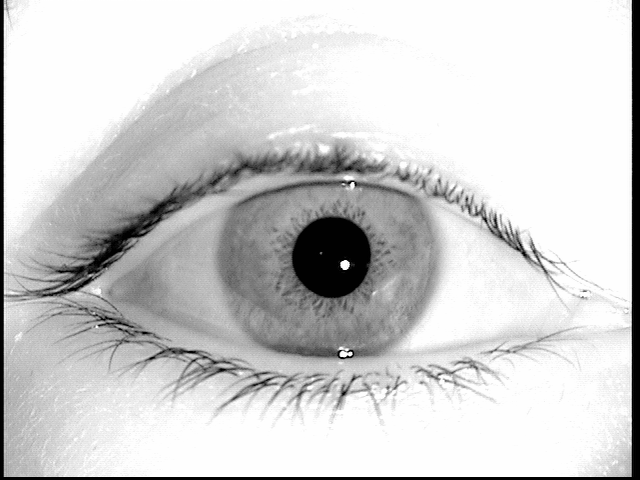
#> input picture assignment_2/Dataset/u07001s0001_ir1.bmp, 640 x 480 px; its folder holds only this picture in this run
$ python assignment2.py
#> lines starting #> are read from the running program, lines starting #| are printed output that depends on the picture; after the words box and inside, x2 and y2 are one past the last pixel; in counts of white or black regions, pixels touching at a corner belong together
import glob
import cv2
import numpy as np
import copy
from matplotlib import pyplot as plt
import os

def saveAsImage(name, img):
    path = os.getcwd() + "/result"
    if (not os.path.isdir('./result')):
        #creating fodler
        try:
            os.mkdir(os.getcwd() + "/result")
        except OSError:
            print ("Creation of the directory %s failed" % path)
        else:
            print ("Successfully created the directory %s " % path)
    #saving as images
    for i in range(len(img)):
        filename = path + "/" + name + "_" + str(i) + ".bmp"
        cv2.imwrite(filename, img[i])

#Display method for images
def displayImages(img):
    #iterates all the images
    count: int = 1
    for i in img:
        cv2.imshow(str(count), mat=i)
        count+=1
    if cv2.waitKey(0) and 0xff == 27:
        cv2.destroyAllWindows()

#draw circle to images
def drawCircle(img, circles):
    #if drawing is not possible gives error
    if circles is None:
        print("No circles found")
    else:
        #converts radius and x, y coordinates to
        #integer values
        circles = np.round(circles[0, :]).astype("int")

        #draw the circles
        for (x, y, r) in circles:
            cv2.circle(img, (x, y), r, (255, 255, 255), 4)

    return img

def getPupil(img):
    images = []
    #iterates list of image
    for i in img:
        #creates copy of original image
        copyImage = copy.deepcopy(i)

        #applying threshold
        retval, thresholded = cv2.threshold(i, 30, 255, cv2.THRESH_BINARY)

        #creates morphological mask
        kernel = cv2.getStructuringElement(cv2.MORPH_RECT, (10, 10))
        #first dilate than erode the image
        newImg = cv2.erode(cv2.dilate(thresholded, kernel, iterations=1), kernel, iterations=1)

        #applying blur
        newImg = cv2.GaussianBlur(newImg, (13, 13), 0)

        #thresholding again
        retval, thresholded = cv2.threshold(newImg, 30, 255, cv2.THRESH_BINARY)

        #again first dilate than erode the image
        newImg = cv2.erode(cv2.dilate(thresholded, kernel, iterations=1), kernel, iterations=1)

        #detecting edges
        newImg = cv2.Canny(newImg, threshold1=retval/2, threshold2=retval)

        #creating circles using hough transformation method
        circles = cv2.HoughCircles(newImg, cv2.HOUGH_GRADIENT, 1, 50,
            param1=30, param2=15, minRadius=10, maxRadius=70)

        #calling drawing circle method
        #and appeding to new image list
        images.append(drawCircle(copyImage, circles))

    return images

def getIris(img):
    images = []
    for i in img:
        #creates copy of original image
        copyImage = copy.deepcopy(i)

        #creates morphological mask
        kernel = cv2.getStructuringElement(cv2.MORPH_ELLIPSE, (10, 10))

        #applying threshold
        retval, thresholded = cv2.threshold(i, 110, 255, cv2.THRESH_BINARY + cv2.THRESH_OTSU)

        #first dilate than erode the image
        newImg1 = cv2.erode(cv2.dilate(thresholded, kernel, iterations=1), kernel, iterations=1)

        #detect edges
        newImg = cv2.Canny(newImg1, 5, 70, 3)

        #apply some blurs
        newImg =  cv2.GaussianBlur(newImg, (7, 7), 1)

        #creating circles using hough transformation method
        circles = cv2.HoughCircles(newImg, cv2.HOUGH_GRADIENT, 2, 100.0,
                                        param1=30, param2=15, minRadius=111, maxRadius=112)
        #calling drawing circle method
        #and appeding to new image list
        images.append(drawCircle(copyImage, circles))

    return images

def getEyeLid(img):
    images = []
    for i in img:
        #creates copy of original image
        copyImage = copy.deepcopy(i)

        #creates morphological mask
        kernel = cv2.getStructuringElement(cv2.MORPH_RECT, (15, 15))
        #dilate the image
        newImg = cv2.dilate(cv2.erode(i, kernel, iterations=1), kernel, iterations=1)

        #apply bluring
        newImg =  cv2.GaussianBlur(newImg, (7, 7), 1)
        #new creates morphological mask
        kernel = cv2.getStructuringElement(cv2.MORPH_ELLIPSE, (3, 3))
        #dilate the image
        newImg = cv2.dilate(newImg, kernel, iterations=1)

        #apply bluring again
        newImg =  cv2.GaussianBlur(newImg, (3, 3), 1)

        #apply more bluring again
        newImg = cv2.medianBlur(newImg, 3)

        #new creates morphological mask
        kernel = cv2.getStructuringElement(cv2.MORPH_ELLIPSE, (5, 5))
        #dilate the image
        newImg = cv2.dilate(newImg, kernel, iterations=1)

        #detect edges
        newImg = cv2.Canny(newImg, 20, 70, 11)

        #creating circles using hough transformation method
        circles = cv2.HoughCircles(newImg, cv2.HOUGH_GRADIENT, 2, 200.0,
                                      param1=15, param2=30, minRadius=278, maxRadius=298)

        #calling drawing circle method
        #and appeding to new image list
        images.append(drawCircle(copyImage, circles))

    return images

def main():
    #Reading all images, and creates array of readed images as BGR
    images = [cv2.imread(file) for file in glob.glob("Dataset/*.bmp")]
#> images = 1 item
    gray = [cv2.cvtColor(i, cv2.COLOR_BGR2GRAY) for i in images]
#> gray = 1 item

    #getting only pupil
    pupil = getPupil(gray)
#> the loop in getPupil, `for i in img:` made 1 pass
#> after the loop in getPupil, `for i in img:`:
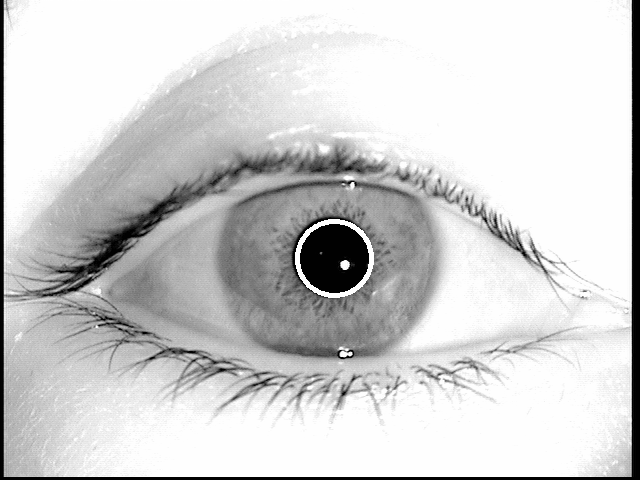
#> copyImage: shape (480, 640); min 0, max 255, mean 208.5
#> after the loop in getPupil, `for i in img:`: newImg: shape (480, 640); 0.1% white in thin lines or dots, all inside (x1, y1, x2, y2) = (297, 222, 369, 296)
#> after the loop in getPupil, `for i in img:`:
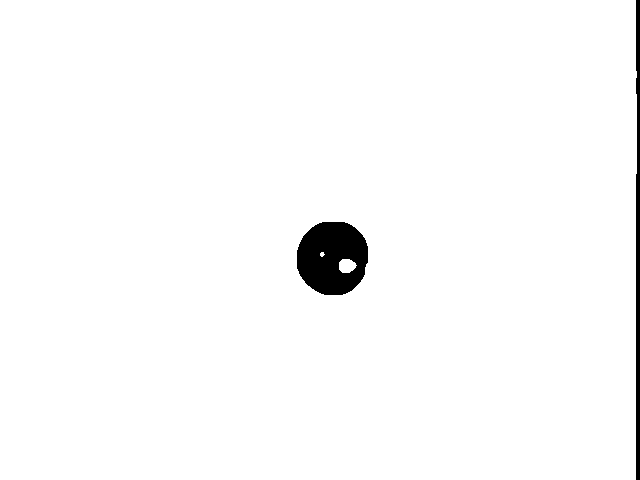
#> thresholded: shape (480, 640); 98.1% white; 2 black regions, box (x1, y1, x2, y2) and area: (297, 222, 368, 295) 4007, (636, 0, 640, 480) 1833
#> pupil = 1 item
    displayImages(pupil)
#> the loop in displayImages, `for i in img:` made 1 pass
#> count on pass 1: 2
#> after the loop in displayImages, `for i in img:`: count = 2
#> (key Esc is pressed here)

    #getting only iris
    iris = getIris(gray)
#> the loop in getIris, `for i in img:` made 1 pass
#> retval on pass 1: 173
#> pass 1, in getIris, `retval, thresholded = cv2.threshold(i, 110, 255, cv2.THRESH_BINARY + c..`:
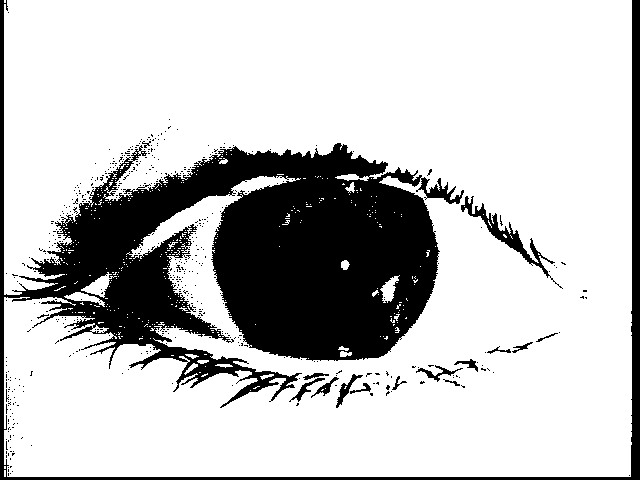
#> thresholded: shape (480, 640); 77.1% white; 490 black regions (475 under 20 px), largest, box (x1, y1, x2, y2) and area: (0, 0, 640, 480) 67112, (461, 196, 563, 289) 1103, (336, 374, 363, 408) 212
#> after the loop in getIris, `for i in img:`: images = 1 item
#> iris = 1 item
    displayImages(iris)
#> the loop in displayImages (call 2), `for i in img:` made 1 pass
#> (key Enter is pressed here)

    #getting only eyelid
    eyeLid = getEyeLid(gray)
#> the loop in getEyeLid, `for i in img:` made 1 pass
#> pass 1, in getEyeLid, `newImg = cv2.dilate(newImg, kernel, iterations=1)`:
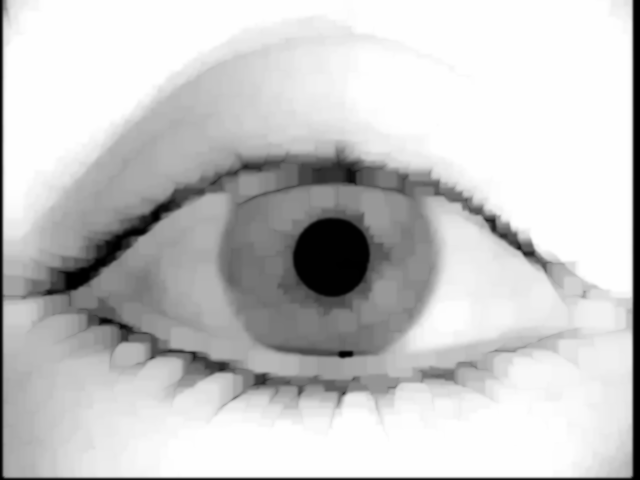
#> newImg: shape (480, 640); min 0, max 254, mean 199.8
#> after the loop in getEyeLid, `for i in img:`:
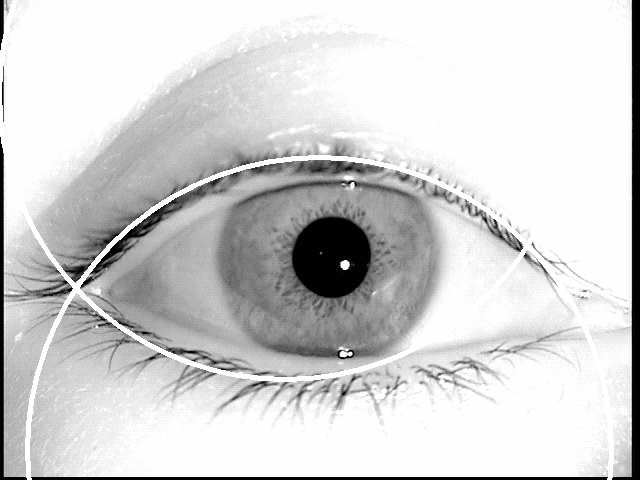
#> copyImage: shape (480, 640); min 0, max 255, mean 210.2
#> after the loop in getEyeLid, `for i in img:`:
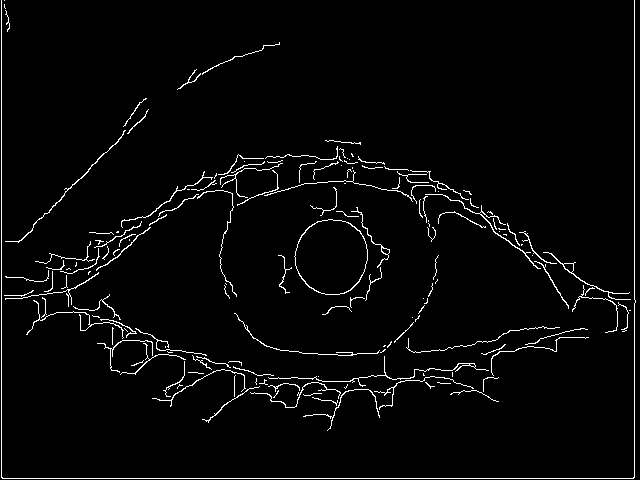
#> newImg: shape (480, 640); 3% white in thin lines or dots
#> eyeLid = 1 item
    displayImages(eyeLid)

    #all three combined single image
    combined = [i + j + k - l - l for i, j, k, l in zip(pupil, iris, eyeLid, gray)]
#> combined = 1 item
    displayImages(combined)
#> the loop in displayImages (call 4), `for i in img:` made 1 pass
#> pass 1, in displayImages (call 4), `cv2.imshow(str(count), mat=i)`:
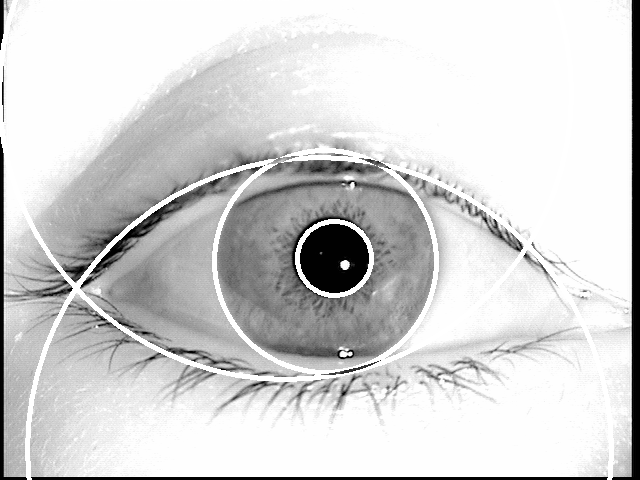
#> window '1': shape (480, 640); min 0, max 255, mean 211.7
#> after the loop in displayImages (call 4), `for i in img:`: count = 2

    #saving images
    saveAsImage("pupil", pupil)
#> the loop in saveAsImage, `for i in range(len(img)):` made 1 pass
    saveAsImage("iris", iris)
#> the loop in saveAsImage (call 2), `for i in range(len(img)):` made 1 pass
    saveAsImage("eyelid", eyeLid)
    saveAsImage("combined", combined)


if __name__ == "__main__":
    main()

'''
    Comment Section

    In this assignment, while I researching, I learned a lot.
    I saw different techniques. For example, using machine learning
    and image processing, they were detecting points around the face
    and eyes. They were clearly getting X and Y point around eyelid.
    In addtion, they can draw line when they connect the point

    For my approach, I mainly used thresholding, morphological
    transformation and edge detecting. Using these methods, I was
    able to get eyelid 9/10 (one case was problematic, I could reduce
    the line). I was successfully get iris and pupil 10/10.
'''

$ run again, on assignment_2/Dataset/u07005s0001_ir1.bmp
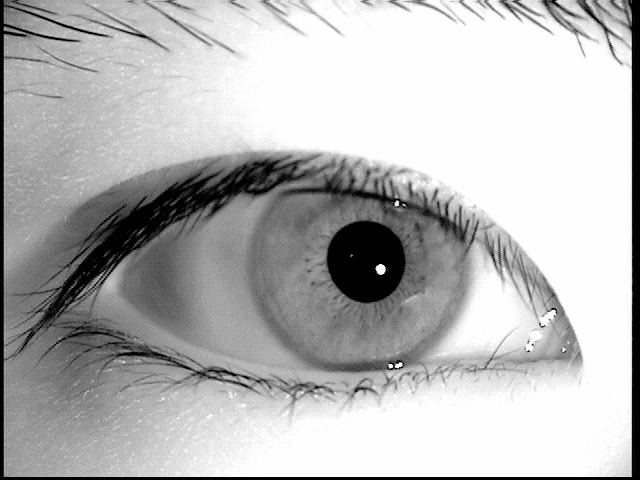
#> input picture assignment_2/Dataset/u07005s0001_ir1.bmp, 640 x 480 px
#> in main, `images = [cv2.imread(file) for file in glob.glob("Dataset/*.bmp")]`: images = 1 item
#> the loop in getPupil, `for i in img:` made 1 pass
#> after the loop in getPupil, `for i in img:`:
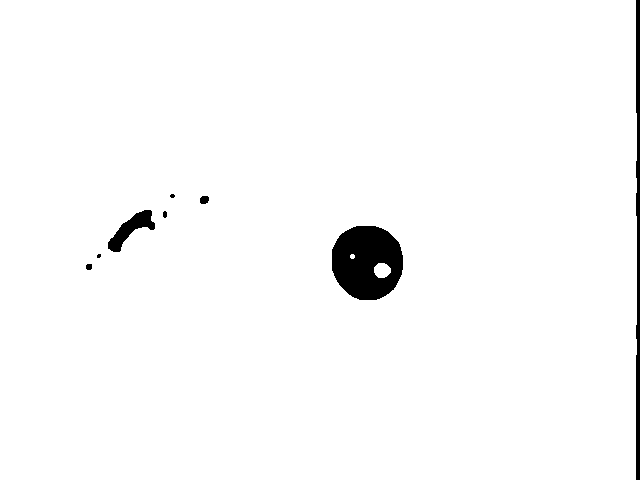
#> thresholded: shape (480, 640); 97.8% white; 8 black regions (2 under 20 px), largest, box (x1, y1, x2, y2) and area: (332, 226, 403, 300) 4039, (636, 0, 640, 480) 1732, (108, 210, 155, 252) 754, (200, 196, 209, 204) 62, (86, 264, 92, 270) 33, (163, 211, 167, 218) 24
#> the loop in displayImages, `for i in img:` made 1 pass
#> count on pass 1: 2
#> after the loop in displayImages, `for i in img:`: count = 2
#> the loop in getIris, `for i in img:` made 1 pass
#> retval on pass 1: 171
#> after the loop in getIris, `for i in img:`: images = 1 item
#> the loop in displayImages (call 2), `for i in img:` made 1 pass
#> the loop in getEyeLid, `for i in img:` made 1 pass
#> the loop in displayImages (call 4), `for i in img:` made 1 pass
#> pass 1, in displayImages (call 4), `cv2.imshow(str(count), mat=i)`:
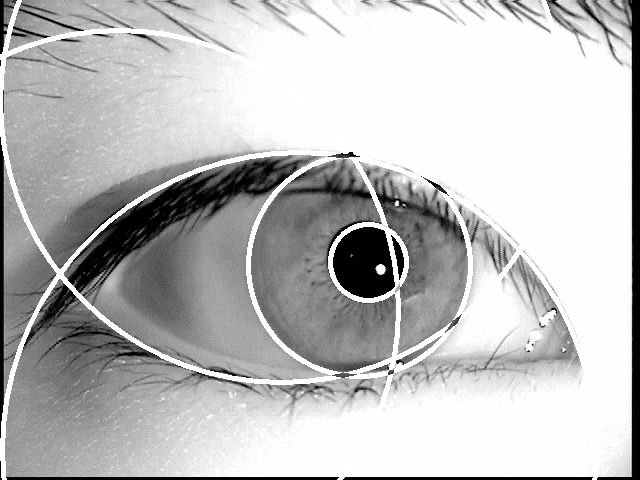
#> window '1': shape (480, 640); min 0, max 255, mean 189.3
#> after the loop in displayImages (call 4), `for i in img:`: count = 2
#> the loop in saveAsImage, `for i in range(len(img)):` made 1 pass
#> the loop in saveAsImage (call 2), `for i in range(len(img)):` made 1 pass

$ run again, on assignment_2/Dataset/u07007s0001_ir1.bmp
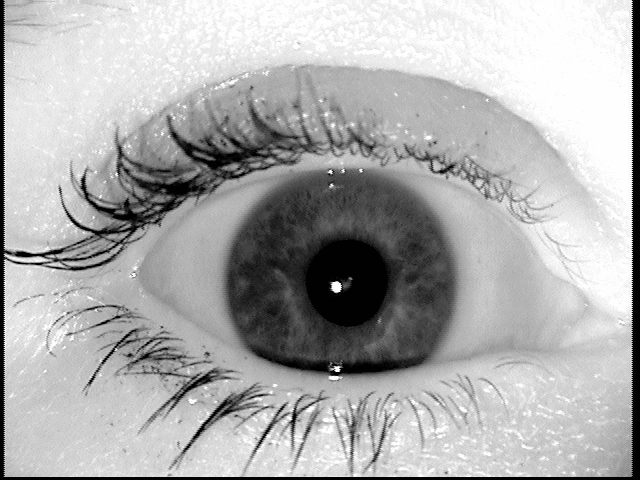
#> input picture assignment_2/Dataset/u07007s0001_ir1.bmp, 640 x 480 px
#> in main, `images = [cv2.imread(file) for file in glob.glob("Dataset/*.bmp")]`: images = 1 item
#> the loop in getPupil, `for i in img:` made 1 pass
#> the loop in displayImages, `for i in img:` made 1 pass
#> count on pass 1: 2
#> after the loop in displayImages, `for i in img:`: count = 2
#> the loop in getIris, `for i in img:` made 1 pass
#> retval on pass 1: 131
#> after the loop in getIris, `for i in img:`: images = 1 item
#> the loop in displayImages (call 2), `for i in img:` made 1 pass
#> the loop in getEyeLid, `for i in img:` made 1 pass
#> the loop in displayImages (call 4), `for i in img:` made 1 pass
#> pass 1, in displayImages (call 4), `cv2.imshow(str(count), mat=i)`:
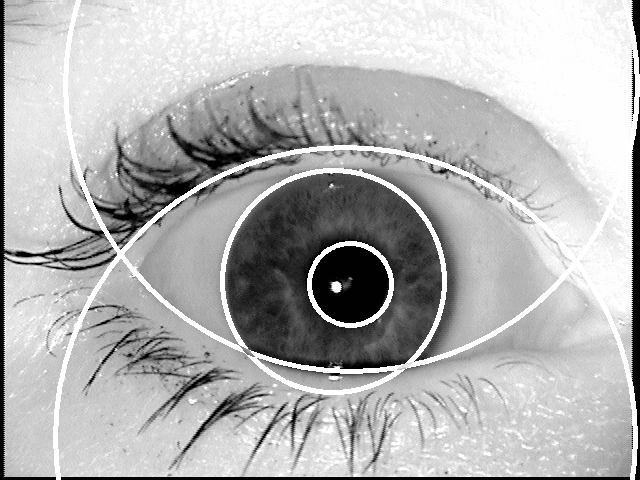
#> window '1': shape (480, 640); min 0, max 255, mean 179.8
#> after the loop in displayImages (call 4), `for i in img:`: count = 2
#> the loop in saveAsImage, `for i in range(len(img)):` made 1 pass
#> the loop in saveAsImage (call 2), `for i in range(len(img)):` made 1 pass
